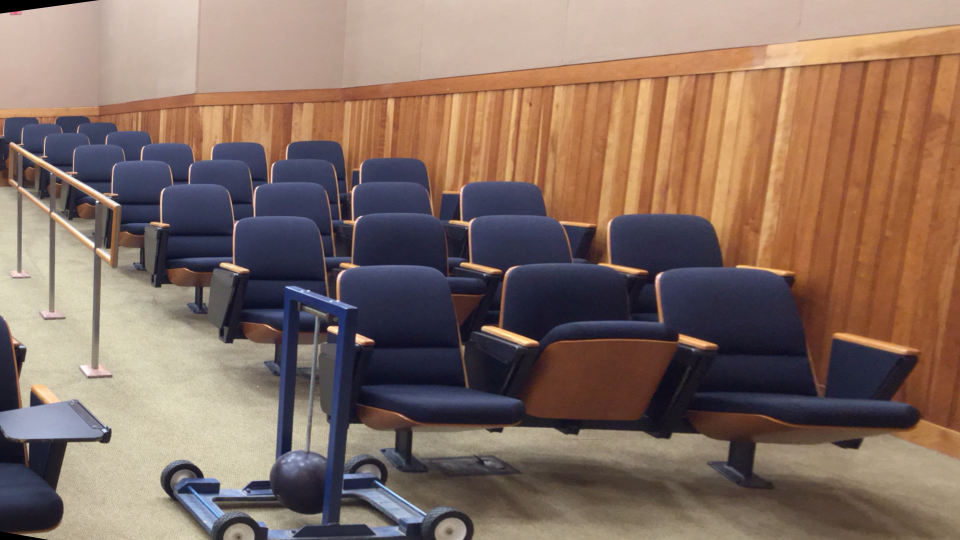
#> input picture data/pendulum/im0.png, 1920 x 1080 px (shown at 1/2 size)
$ python pendulum.py
#> lines starting #> are read from the running program, lines starting #| are printed output that depends on the picture; long printed decimals are rounded
import numpy as np
import cv2 as cv
import copy

# compute fundamental matrix
def getFunamentalMatrix(L,R):

    A = np.array([[L[0][0]*R[0][0] , L[0][0]*R[0][1], L[0][0] , L[0][1]*R[0][0] , L[0][1]*R[0][1] , L[0][1] , R[0][0] , R[0][1] , 1],
                  [L[1][0]*R[1][0] , L[1][0]*R[1][1], L[1][0] , L[1][1]*R[1][0] , L[1][1]*R[1][1] , L[1][1] , R[1][0] , R[1][1] , 1],
                  [L[2][0]*R[2][0] , L[2][0]*R[2][1], L[2][0] , L[2][1]*R[2][0] , L[2][1]*R[2][1] , L[2][1] , R[2][0] , R[2][1] , 1],
                  [L[3][0]*R[3][0] , L[3][0]*R[3][1], L[3][0] , L[3][1]*R[3][0] , L[3][1]*R[3][1] , L[3][1] , R[3][0] , R[3][1] , 1],
                  [L[4][0]*R[4][0] , L[4][0]*R[4][1], L[4][0] , L[4][1]*R[4][0] , L[4][1]*R[4][1] , L[4][1] , R[4][0] , R[4][1] , 1],
                  [L[5][0]*R[5][0] , L[5][0]*R[5][1], L[5][0] , L[5][1]*R[5][0] , L[5][1]*R[5][1] , L[5][1] , R[5][0] , R[5][1] , 1],
                  [L[6][0]*R[6][0] , L[6][0]*R[6][1], L[6][0] , L[6][1]*R[6][0] , L[6][1]*R[6][1] , L[6][1] , R[6][0] , R[6][1] , 1],
                  [L[7][0]*R[7][0] , L[7][0]*R[7][1], L[7][0] , L[7][1]*R[7][0] , L[7][1]*R[7][1] , L[7][1] , R[7][0] , R[7][1] , 1],
                  ])

    _, _, V = np.linalg.svd(A)
    F = np.reshape(V[-1, :],(3,3))
    F = np.round_(F, decimals=3)

    if np.linalg.matrix_rank(F) == 3:
        print('hii')
        U,S,V = np.linalg.svd(F)
        w = np.zeros((3,3))
        w[0,0] = S[1]
        w[1,1] = S[2]
        F = np.dot(U,np.dot(w,V))
        F = np.round_(F, decimals=3)
    return F

# [25 lines left out: function bestFundamentalMatrix, not called in this run]

def extractCameraPose(essential_matrix):

    R_set = []
    C_set = []

    U,_,V = np.linalg.svd(essential_matrix)

    W = np.array([[0,-1,0],[1,0,0],[0,0,1]])

    C1 = U[:,-1]
    R1 = np.dot(U,np.dot(W,V))
    if np.linalg.det(R1) == -1:
        R1 = -R1
        C1 = -C1
    R_set.append(R1)
    C_set.append(C1)

    C2 = -U[:,-1]
    R2 = np.dot(U,np.dot(W.T,V))
    if np.linalg.det(R2) == -1:
        R2 = -R2
        C2 = -C2
    R_set.append(R2)
    C_set.append(C2)

    C3 = U[:,-1]
    R3 = np.dot(U,np.dot(W,V))
    if np.linalg.det(R3) == -1:
        R3 = -R3
        C3 = -C3
    R_set.append(R3)
    C_set.append(C3)

    C4 = -U[:,-1]
    R4 = np.dot(U,np.dot(W.T,V))
    if np.linalg.det(R4) == -1:
        R4 = -R4
        C4 = -C4
    R_set.append(R4)
    C_set.append(C4)

    return R_set, C_set

# Visualize epilines
def drawlines(img1src, lines, pts1src):

    r, c,_= img1src.shape
    np.random.seed(0)
    for r, pt1 in zip(lines, pts1src):
        color = tuple(np.random.randint(0, 255, 3).tolist())
        x0, y0 = map(int, [0, -r[2]/r[1]])
        x1, y1 = map(int, [c, -(r[2]+r[0]*c)/r[1]])
        img1color = cv.line(img1src, (x0, y0), (x1, y1), color, 1)
        img1color = cv.circle(img1color, tuple(pt1), 5, color, -1)
    return img1color

def getMatchingFeature(image1, image2):

    des = cv.ORB_create()
    kp1, des1 = des.detectAndCompute(image1, None)
    kp2, des2 = des.detectAndCompute(image2, None)

    bf = cv.BFMatcher()
    matches = bf.knnMatch(des1, des2, k=2)

    best_matches = []
    for m,n in matches:
        if m.distance < 0.65*n.distance:
            best_matches.append(m)

    list_kp1 = np.int32([kp1[mat.queryIdx].pt for mat in best_matches])
    list_kp2 = np.int32([kp2[mat.trainIdx].pt for mat in best_matches])

    return list_kp1, list_kp2

# [40 lines left out: functions calculateDisparity, computeDepthMap, not called in this run]

def projection_matrix(K, R, C):

    A = np.concatenate((np.identity(3),-C), axis=1)
    P = np.dot(K,np.dot(R,A))

    return P

#Function to find 3D point given 2D pixel locations
def linear_triangulation(R_set, C_set, left_pts, right_pts, K1, K2):

    x3D_set = []

    for i in range(len(R_set)):
        R1, R2 = np.identity(3), R_set[i]
        C1, C2 = np.zeros((3, 1)),  C_set[i].reshape(3,1)

        P1 = projection_matrix(K1, R1, C1)
        P2 = projection_matrix(K2, R2, C2)

        p1, p2, p3 = P1
        p1_, p2_, p3_ = P2

        p1, p2, p3 =  p1.reshape(1,-1), p2.reshape(1,-1), p3.reshape(1,-1)
        p1_, p2_, p3_ =  p1_.reshape(1,-1), p2_.reshape(1,-1), p3_.reshape(1,-1)

        x3D =[]

        for left_pt, right_pt in zip(left_pts, right_pts):
            x, y = left_pt
            x_, y_ = right_pt
            A = np.vstack((y * p3 - p2, p1 - x * p3, y_ * p3_ - p2_, p1_-x_ * p3_ ))
            _, _, Vt = np.linalg.svd(A)
            X = Vt[-1]
            X = X / X[-1]
            x3D.append(X[:3])

        x3D_set.append(x3D)

    return x3D_set

def disambiguateCameraPose(R_set, C_set, x3D_set):
    best_i = 0
    max_positive_depths = 0

    for i in range(len(R_set)):
        n_positive_depths=  0
        R, C = R_set[i],  C_set[i].reshape(-1, 1)
        r3 = R[2].reshape(1, -1)
        x3D = x3D_set[i]

        for X in x3D:
            X = X.reshape(-1, 1)
            if r3 @ (X - C) > 0 and X[2] > 0:
                n_positive_depths += 1

        if n_positive_depths > max_positive_depths:
            best_i = i
            max_positive_depths = n_positive_depths

    R, C = R_set[best_i], C_set[best_i]

    return R, C

def main():

    pendulum_left = cv.imread('data/pendulum/im0.png',1)
#> pendulum_left is the input picture: shape (1080, 1920, 3); mean B, G, R 97.7, 109.4, 132.4
    pendulum_left = cv.resize(pendulum_left, (int(pendulum_left.shape[1]*0.5), int(pendulum_left.shape[0]*0.5)))
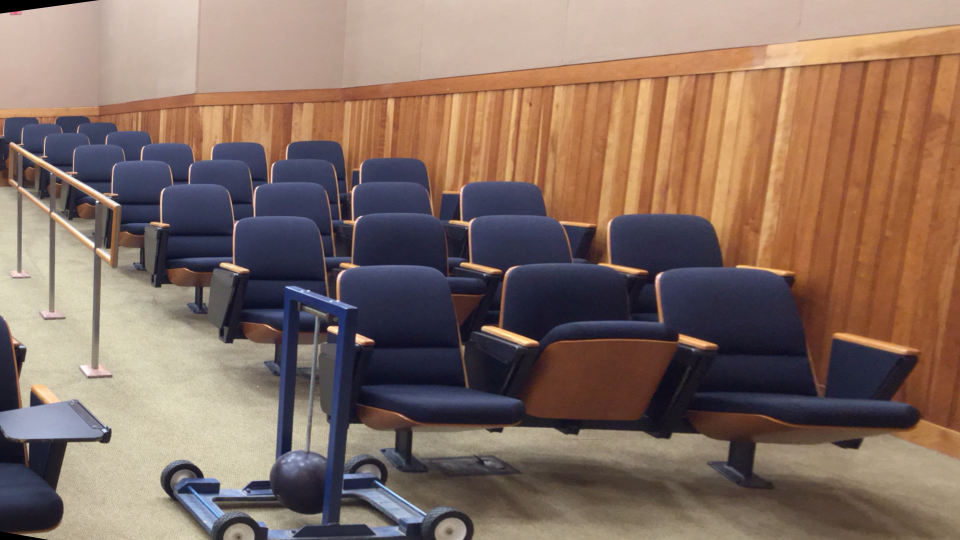
#> pendulum_left: shape (540, 960, 3); mean B, G, R 97.8, 109.6, 132.6

    pendulum_right = cv.imread('data/pendulum/im1.png',1)
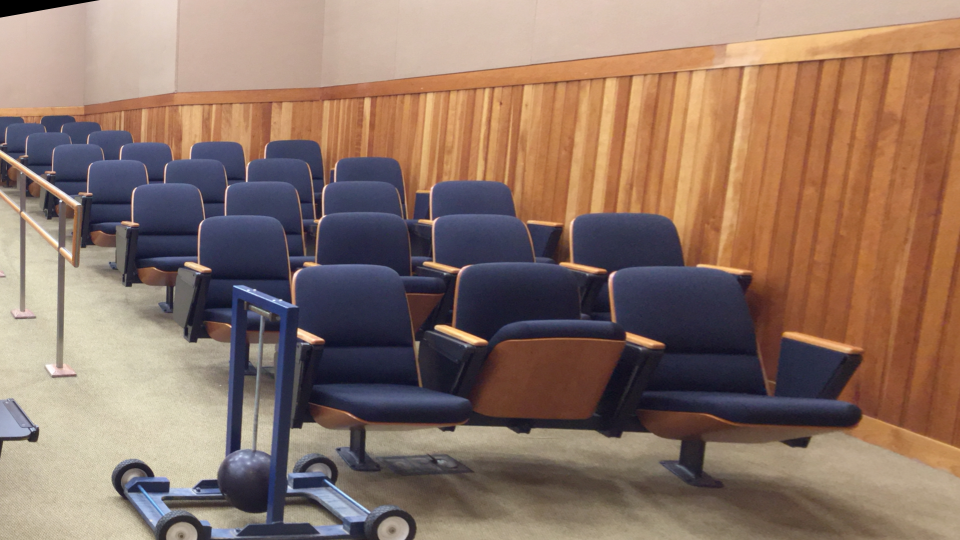
#> input picture data/pendulum/im1.png, 1920 x 1080 px (shown at 1/2 size)
#> pendulum_right is the input picture: shape (1080, 1920, 3); mean B, G, R 101.6, 115.2, 140.5
    pendulum_right = cv.resize(pendulum_right, (int(pendulum_right.shape[1]*0.5), int(pendulum_right.shape[0]*0.5)))
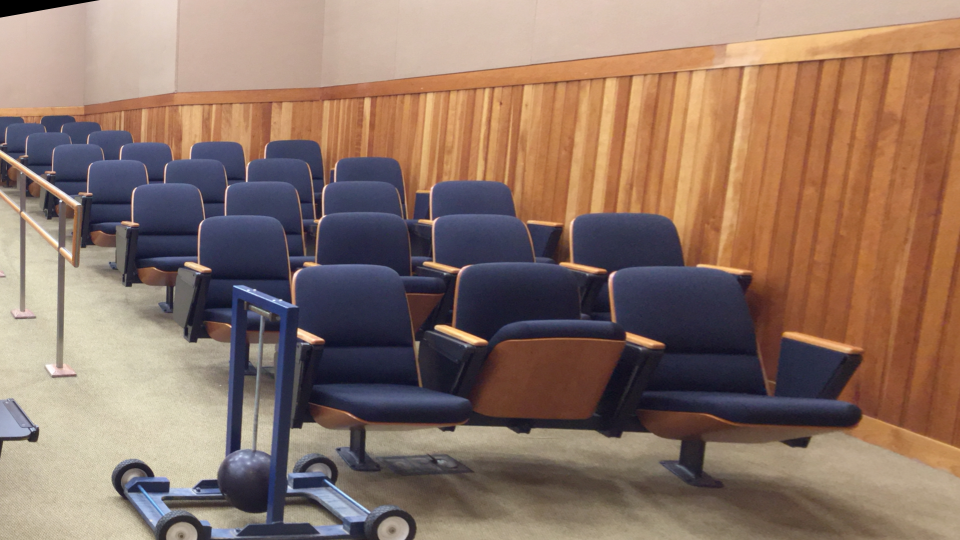
#> pendulum_right: shape (540, 960, 3); mean B, G, R 101.7, 115.3, 140.6

    list_kp1, list_kp2 = getMatchingFeature(pendulum_left, pendulum_right)
#> in getMatchingFeature, `kp1, des1 = des.detectAndCompute(image1, None)`: kp1 = 500 keypoints; strongest (x, y, size): (328, 328, 31), (329, 328, 37.2), (330, 328, 44.6), (335, 330, 53.6)
#> in getMatchingFeature, `kp2, des2 = des.detectAndCompute(image2, None)`: kp2 = 500 keypoints; strongest (x, y, size): (299, 329, 31), (300, 330, 44.6), (435, 327, 31), (299, 330, 53.6)
#> in getMatchingFeature, `matches = bf.knnMatch(des1, des2, k=2)`: matches = 500 matches
#> after the loop in getMatchingFeature, `for m,n in matches:`: best_matches = 41 matches
#> in getMatchingFeature, `list_kp1 = np.int32([kp1[mat.queryIdx].pt for mat in best_matches])`: list_kp1 = 41 pairs, first value 108 to 855, second value 220 to 494
#> in getMatchingFeature, `list_kp2 = np.int32([kp2[mat.trainIdx].pt for mat in best_matches])`: list_kp2 = 41 pairs, first value 35 to 803, second value 219 to 493
    kp1 = copy.copy(list_kp1)
#> kp1 has the same summary as list_kp1 in getMatchingFeature
    kp2 = copy.copy(list_kp2)
#> kp2 has the same summary as list_kp2 in getMatchingFeature

    kp1 = list_kp1[:8]
#> kp1 = [[248, 491], [248, 489], [473, 262], [468, 261], [108, 442], [287, 287], [152, 222], [236, 222]]
    kp2 = list_kp2[:8]
#> kp2 = [[198, 490], [198, 488], [436, 261], [431, 260], [35, 441], [235, 286], [123, 222], [204, 219]]
    F = getFunamentalMatrix(kp1,kp2)
#> in getFunamentalMatrix, `F = np.reshape(V[-1, :],(3,3))`: F = [[-1.3e-06, 7.18e-05, -0.0185], [-6.5e-05, -5.65e-07, 0.00627], [0.0178, -0.0106, 1]]
#> in getFunamentalMatrix, `F = np.round_(F, decimals=3)`: F = [[0, 0, -0.018], [0, 0, 0.006], [0.018, -0.011, 1]]
    best_kp1 = list_kp1[:8]
#> best_kp1 has the same summary as kp1
    best_kp2 = list_kp2[:8]
#> best_kp2 has the same summary as kp2
    print('=======')
    print('Fundamental Matrix')
    print(F)
#| [[-0.     0.    -0.018]
#|  [-0.    -0.     0.006]
#|  [ 0.018 -0.011  1.   ]]

    K = np.array([[1729.05, 0, -364.24],[0, 1729.05, 552.22], [0, 0, 1]])

    # essentail matrix
    E = np.dot(np.dot(K.T,F),K)
#> E = [[0, 0, -31.12], [0, 0, 10.37], [31.12, -19.02, -1.76]]
    U,S,V = np.linalg.svd(E)
#> U = [[-0.199, 0.928, -0.316], [0.0663, -0.309, -0.949], [-0.978, -0.21, 0]]; S = [36.69, 32.62, 0]; V = [[-0.83, 0.507, 0.234], [-0.2, 0.122, -0.972], [-0.521, -0.853, 0]]
    S = np.diag(S)
#> S = [[36.69, 0, 0], [0, 32.62, 0], [0, 0, 0]]
    S[-1,-1] = 0
    E = np.dot(np.dot(U,S),V)
#> E = [[5.11e-15, -4.67e-15, -31.12], [-7.85e-16, 9.7e-16, 10.37], [31.12, -19.02, -1.76]]
    print('=======')
    print('Essential Matrix')
    print(E)
#| [[ 5.10934606e-15 -4.66546168e-15 -3.11229000e+01]
#|  [-7.85465544e-16  9.69696275e-16  1.03743000e+01]
#|  [ 3.11229000e+01 -1.90195500e+01 -1.76110000e+00]]

    R_set, C_set = extractCameraPose(E)
#> in extractCameraPose, `U,_,V = np.linalg.svd(essential_matrix)`: U = [[-0.199, 0.928, -0.316], [0.0663, -0.309, -0.949], [-0.978, -0.21, 5.55e-17]]
#> in extractCameraPose, `C1 = U[:,-1]`: C1 = [-0.316, -0.949, 5.55e-17]
#> in extractCameraPose, `R1 = np.dot(U,np.dot(W,V))`: R1 = [[-0.644, 0.764, 0.0241], [0.764, 0.645, -0.00804], [-0.0217, 0.0133, -1]]
#> in extractCameraPose, `C2 = -U[:,-1]`: C2 = [0.316, 0.949, -5.55e-17]
#> in extractCameraPose, `R2 = np.dot(U,np.dot(W.T,V))`: R2 = [[0.974, -0.225, -0.0241], [0.225, 0.974, 0.00804], [0.0217, -0.0133, 1]]
#> in extractCameraPose, `C3 = U[:,-1]`: C3 = [-0.316, -0.949, 5.55e-17]
#> in extractCameraPose, `R3 = np.dot(U,np.dot(W,V))`: R3 has the same summary as R1
#> in extractCameraPose, `C4 = -U[:,-1]`: C4 = [0.316, 0.949, -5.55e-17]
#> in extractCameraPose, `R4 = np.dot(U,np.dot(W.T,V))`: R4 has the same summary as R2
#> R_set = 4 items; C_set = [[-0.316, -0.949, 5.55e-17], [0.316, 0.949, -5.55e-17], [-0.316, -0.949, 5.55e-17], [0.316, 0.949, -5.55e-17]]

    K1 = np.array([[1729.05, 0, -364.24],[0, 1729.05, 552.22], [0, 0, 1]])
    K2 = np.array([[1729.05, 0, -364.24],[0, 1729.05, 552.22], [0, 0, 1]])

    x3D_set = linear_triangulation(R_set, C_set, kp1, kp2, K1, K2)
#> the loop in linear_triangulation, `for i in range(len(R_set)):` made 4 passes
#> (C2, p1_, p2_, p3_) on passes 1 to 3: ([-0.316, -0.949, 5.55e-17], [[-1106.2, 1316.8, 405.8, 899.4]], [[1309.8, 1122, -565.9, 1478.6]], [[-0.0217, 0.0133, -1, 0.00571]]), ([0.316, 0.949, -5.55e-17], [[1676.4, -383.7, -405.8, -166.1]], [[400.9, 1677.4, 565.9, -1718.1]], [[0.0217, -0.0133, 1, 0.00571]]), ([-0.316, -0.949, 5.55e-17], [[-1106.2, 1316.8, 405.8, 899.4]], [[1309.8, 1122, -565.9, 1478.6]], [[-0.0217, 0.0133, -1, 0.00571]])
#> after the loop in linear_triangulation, `for i in range(len(R_set)):`: x3D_set = 4 items
#> x3D_set = 4 items
    R, C = disambiguateCameraPose(R_set, C_set, x3D_set)
#> the loop in disambiguateCameraPose, `for i in range(len(R_set)):` made 4 passes
#> (C, r3, best_i, max_positive_depths) on pass 2: ([0.316, 0.949, -5.55e-17], [[0.0217, -0.0133, 1]], 1, 8)
#> (C, r3) on passes 1, 3, 4: ([-0.316, -0.949, 5.55e-17], [[-0.0217, 0.0133, -1]]), ([-0.316, -0.949, 5.55e-17], [[-0.0217, 0.0133, -1]]), ([0.316, 0.949, -5.55e-17], [[0.0217, -0.0133, 1]])
#> after the loop in disambiguateCameraPose, `for i in range(len(R_set)):`: best_i = 1; max_positive_depths = 8
#> R has the same summary as R2 in extractCameraPose; C = [0.316, 0.949, -5.55e-17]
    print('=======')
    print('camera rotation')
    print(R)
#| [[ 0.9741 -0.2247 -0.02411]
#|  [ 0.2249  0.9743  0.008036]
#|  [ 0.02168 -0.01325  0.9997]]
    print('=======')
    print('camera translation')
    print(C)
#| [ 3.16227766e-01  9.48683298e-01 -5.55111512e-17]

    # Find epilines corresponding to points in right image (second image) and
    # drawing its lines on left image
    lines1 = cv.computeCorrespondEpilines(best_kp2.reshape(-1, 1, 2), 2, F)
#> lines1 = [[0.853, -0.521, 17.82], [0.853, -0.521, 17.26], [0.853, -0.521, -250.4], [0.853, -0.521, -246.4], [0.853, -0.521, 143], [0.853, -0.521, -71.77], [0.853, -0.521, 5.59], [0.853, -0.521, -64.38]]
    lines1 = lines1.reshape(-1, 3)
    pendulum_left_copy = copy.copy(pendulum_left)
    pendulum_left_epiline = drawlines(pendulum_left_copy, lines1, best_kp1)
#> the loop in drawlines, `for r, pt1 in zip(lines, pts1src):` made 8 passes
#> (r, pt1, color, y0, y1) on passes 1 to 8: ([0.853, -0.521, 17.82], [248, 491], (172, 47, 117), 34, 1605), ([0.853, -0.521, 17.26], [248, 489], (192, 67, 251), 33, 1604), ([0.853, -0.521, -250.4], [473, 262], (195, 103, 9), -480, 1090), ([0.853, -0.521, -246.4], [468, 261], (211, 21, 242), -472, 1098), ([0.853, -0.521, 143], [108, 442], (36, 87, 70), 274, 1845), ([0.853, -0.521, -71.77], [287, 287], (216, 88, 140), -137, 1433), ([0.853, -0.521, 5.59], [152, 222], (58, 193, 230), 10, 1581), ([0.853, -0.521, -64.38], [236, 222], (39, 87, 174), -123, 1447)
#> pass 2, in drawlines, `img1color = cv.line(img1src, (x0, y0), (x1, y1), color, 1)`:
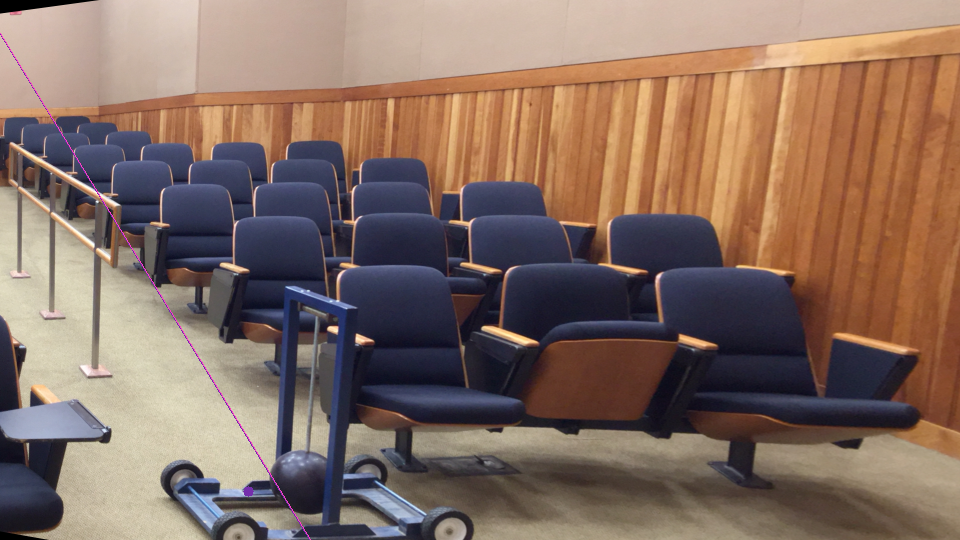
#> img1color: shape (540, 960, 3); mean B, G, R 97.9, 109.4, 132.6

    # Find epilines corresponding to points in left image (first image) and
    # drawing its lines on right image
    lines1 = cv.computeCorrespondEpilines(best_kp1.reshape(-1, 1, 2), 2, F)
#> lines1 = [[0.853, -0.521, -24.56], [0.853, -0.521, -25.12], [0.853, -0.521, -281.7], [0.853, -0.521, -277.7], [0.853, -0.521, 80.97], [0.853, -0.521, -115.9], [0.853, -0.521, -19.15], [0.853, -0.521, -90.83]]
    lines1 = lines1.reshape(-1, 3)
    pendulum_right_copy = copy.copy(pendulum_left)
    pendulum_right_epiline = drawlines(pendulum_right_copy, lines1, best_kp2)
#> the loop in drawlines (call 2), `for r, pt1 in zip(lines, pts1src):` made 8 passes
#> (r, pt1, color, y0, y1) on passes 1 to 8: ([0.853, -0.521, -24.56], [198, 490], (172, 47, 117), -47, 1523), ([0.853, -0.521, -25.12], [198, 488], (192, 67, 251), -48, 1522), ([0.853, -0.521, -281.7], [436, 261], (195, 103, 9), -540, 1030), ([0.853, -0.521, -277.7], [431, 260], (211, 21, 242), -532, 1038), ([0.853, -0.521, 80.97], [35, 441], (36, 87, 70), 155, 1726), ([0.853, -0.521, -115.9], [235, 286], (216, 88, 140), -222, 1348), ([0.853, -0.521, -19.15], [123, 222], (58, 193, 230), -36, 1534), ([0.853, -0.521, -90.83], [204, 219], (39, 87, 174), -174, 1396)
#> pass 2, in drawlines (call 2), `img1color = cv.line(img1src, (x0, y0), (x1, y1), color, 1)`:
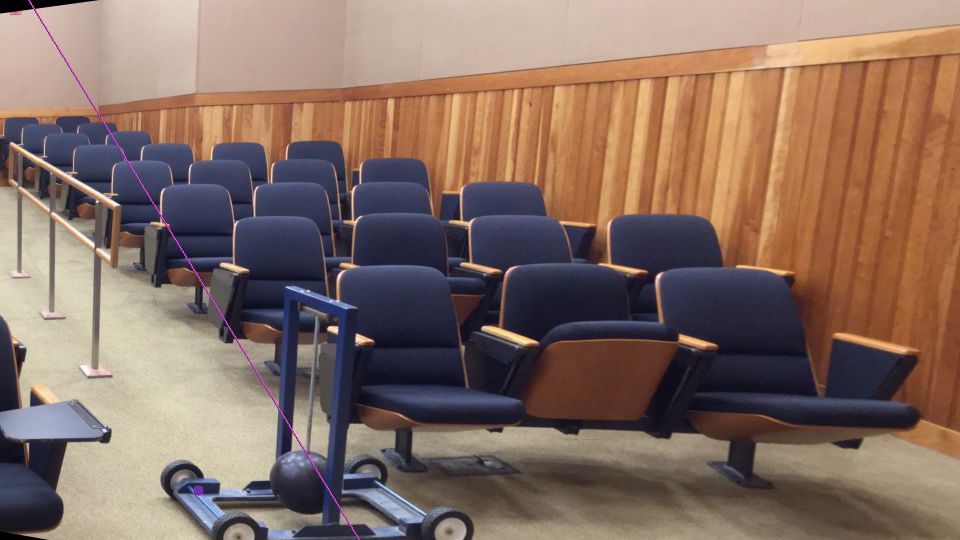
#> img1color: shape (540, 960, 3); mean B, G, R 98, 109.5, 132.7


    image = np.concatenate((pendulum_left_epiline,pendulum_right_epiline), axis =1)
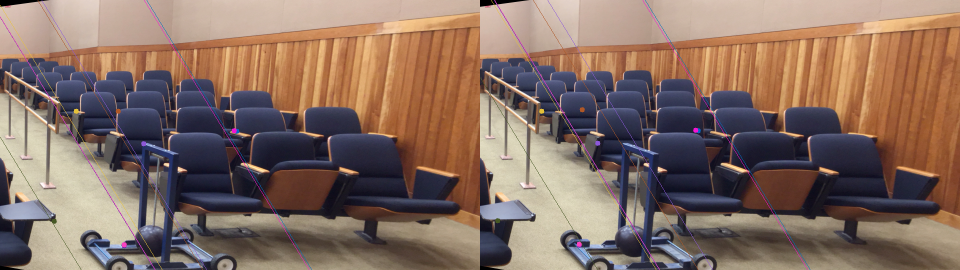
#> image: shape (540, 1920, 3) (shown at 1/2 size); mean B, G, R 98.2, 109.4, 132.9
    # cv.imshow('Rectified Epipolar Line', image)
    cv.imwrite('Epipolar.png', image)

    h1, w1,_ = pendulum_left.shape
#> h1 = 540; w1 = 960
    h2, w2,_ = pendulum_right.shape
#> h2 = 540; w2 = 960
    _, H1, H2 = cv.stereoRectifyUncalibrated( np.float32(best_kp1), np.float32(best_kp2), F, imgSize=(w1, h1))

#> (the run stopped early here; a loop or call above may not have finished)
